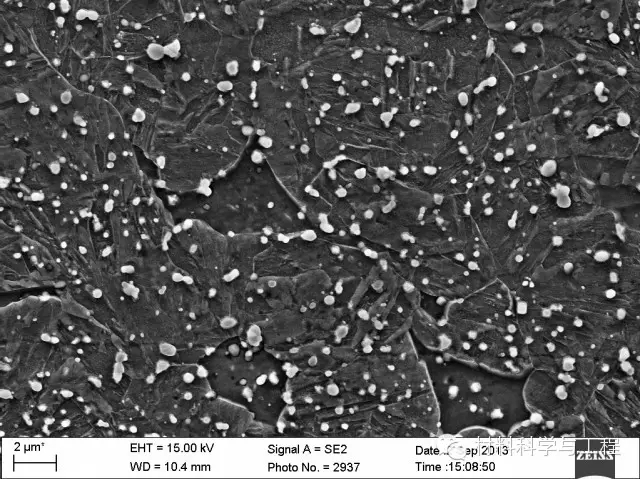
#> input picture moment/huMoment/test1.jpg, 640 x 479 px
$ python huMoment.py   (Python 2 division)
#> lines starting #> are read from the running program, lines starting #| are printed output that depends on the picture; long printed decimals are rounded
# coding: utf-8
from __future__ import division  # 使用精确除法，即保留小数
import math
import cv2  # 暂时用opencv读取图片进行测试
# from PIL import Image # 我电脑上用不了这个包


# -------------------------------------- 计算Hu矩------------------------------
# i是行数, j是列数, 从0开始
# 调用接口是result = huMoment(image), image是200 * 300的矩阵, 下面有测试用例


# 求几何矩mpq
def mpq(p, q, image, height, width):
    m = 0L
    for i in range(0, height):
        for j in range(0, width):
            m += (i ** p) * (j ** q) * image[i][j]  # i行,j列
    return m


# 求中心矩upq
def upq(p, q, image, height, width, x0, y0):
    u = 0L
    for i in range(0, height):
        for j in range(0, width):
            u += ((i - x0) ** p) * ((j - y0) ** q) * image[i][j]  # i行,j列
    return u


# 规格化中心矩
def npq(p, q, upq_f, u00):
    r = ((p + q)/2) + 1  # ????要不要加1, 有的文献加1, 有的没加
    n = (upq_f/(u00 ** r))
    return n


# 求Hu矩的函数
def huMoment(image):
    height = 200
    width = 300

    m00 = mpq(0, 0, image, height, width)
    m01 = mpq(0, 1, image, height, width)
    m02 = mpq(0, 2, image, height, width)
    m03 = mpq(0, 3, image, height, width)
    m10 = mpq(1, 0, image, height, width)
    m11 = mpq(1, 1, image, height, width)
    m12 = mpq(1, 2, image, height, width)
    m20 = mpq(2, 0, image, height, width)
    m21 = mpq(2, 1, image, height, width)
    m30 = mpq(3, 0, image, height, width)

    x0 = int(m10 / m00 + 0.5)
    y0 = int(m01 / m00 + 0.5)

    u00 = upq(0, 0, image, height, width, x0, y0)
    u01 = upq(0, 1, image, height, width, x0, y0)
    u02 = upq(0, 2, image, height, width, x0, y0)
    u03 = upq(0, 3, image, height, width, x0, y0)
    u10 = upq(1, 0, image, height, width, x0, y0)
    u11 = upq(1, 1, image, height, width, x0, y0)
    u12 = upq(1, 2, image, height, width, x0, y0)
    u20 = upq(2, 0, image, height, width, x0, y0)
    u21 = upq(2, 1, image, height, width, x0, y0)
    u30 = upq(3, 0, image, height, width, x0, y0)

    n00 = npq(0, 0, u00, u00)
    n01 = npq(0, 1, u01, u00)
    n02 = npq(0, 2, u02, u00)
    n03 = npq(0, 3, u03, u00)
    n10 = npq(1, 0, u10, u00)
    n11 = npq(1, 1, u11, u00)
    n12 = npq(1, 2, u12, u00)
    n20 = npq(2, 0, u20, u00)
    n21 = npq(2, 1, u21, u00)
    n30 = npq(3, 0, u30, u00)

    # 计算Hu矩
    num = 7
    ele1 = n20 + n02
    ele2 = ((n20 - n02) ** 2) + 4 * (n11 ** 2)
    ele3 = ((n20 - 3 * n12) ** 2) + 3 * ((n21 - n03) ** 2)
    ele4 = ((n30 + n12) ** 2) + ((n21 + n03) ** 2)
    ele5 = (n30 + 3 * n12) * (n30 + n12) * ((n30 + n12) ** 2 - 3 * ((n21 + n03) ** 2)) + (3 * n21 - n03) * (n21 + n03) * (3 * ((n30 + n12) ** 2)-(n21 + n03) ** 2)
    ele6 = (n20 - n02) * ((n30 + n12) ** 2 - (n21 + n03) ** 2) + 4 * n11 * (n30 + n12) * (n21 + n03)
    ele7 = (3 * n21 - n03) * (n30 + n12) * ((n30 + n12) ** 2 - 3 * ((n21 + n03) ** 2)) + (3 * n12 - n03) * (n21 + n03) * (3 * ((n30 + n12) ** 2)-(n21 + n03) ** 2)
    hu_moment = [[num], [math.log10(abs(ele1)), math.log10(abs(ele2)), math.log10(abs(ele3)), math.log10(abs(ele4)), math.log10(abs(ele5)), math.log10(abs(ele6)), math.log10(abs(ele7))]]
    # hu_moment = [[num], [ele1, ele2, ele3, ele4, ele5, ele6, ele7]] # 没有对结果取对数
    return hu_moment

# __________________________________________________________________________________________________________________________________________________
# #####################函数测试部分,使用OpenCV读取图像进行测试##############################################

# 读取图像
imgName = ['test1.jpg', 'test2.jpg', 'test3.jpg']
# 存储二维图像
imageSet = []

for name in imgName:
    # 读取图片
    img = cv2.imread(name, cv2.IMREAD_GRAYSCALE)
#> img is the input picture: shape (479, 640); min 0, max 255, mean 86.7
    # 统一尺寸
    img = cv2.resize(img, (300, 200))
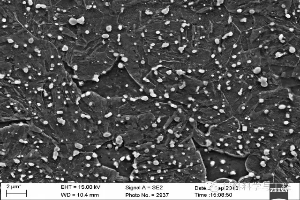
#> img: shape (200, 300); min 1, max 255, mean 86.5
    # 将图像转换为二维数组格式
    sp = img.shape
#> sp = (200, 300)
    height = sp[0]
#> height = 200
    width = sp[1]
#> width = 300
    image = []
    for i in range(0, height):
        image_width = []
        for j in range(0, width):
            image_width.append(img[i][j])
        image.append(image_width)
#> after the loop, image = 200 items
    # 将二维图像存储
    imageSet.append(image)
#> pass 2 of the loop `for name in imgName:`:
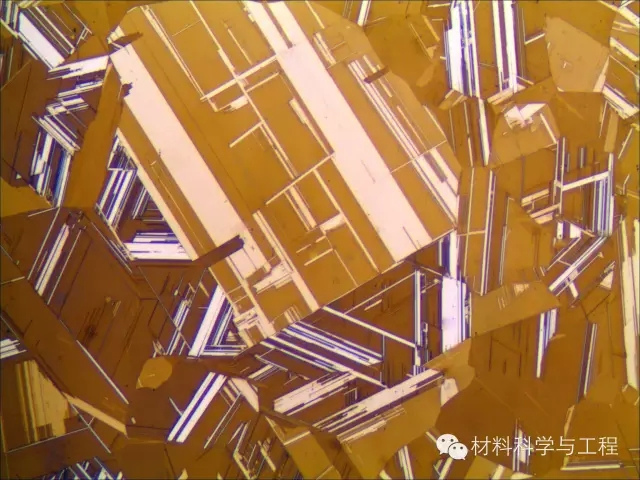
#> input picture moment/huMoment/test2.jpg, 640 x 480 px
#> `img = cv2.imread(name, cv2.IMREAD_GRAYSCALE)`:
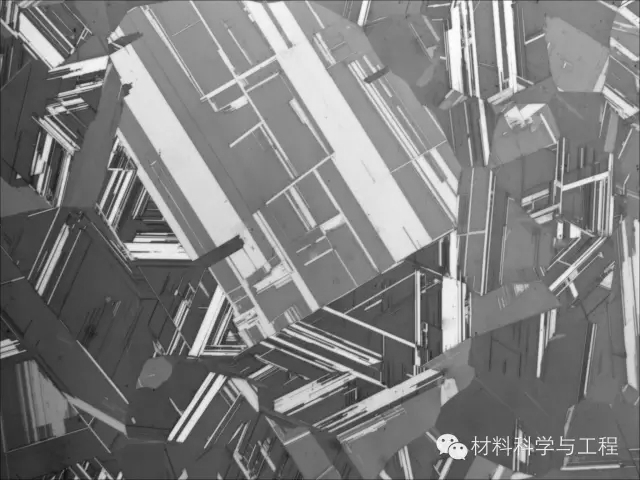
#> img: shape (480, 640); min 14, max 255, mean 126.6
#> `img = cv2.resize(img, (300, 200))`:
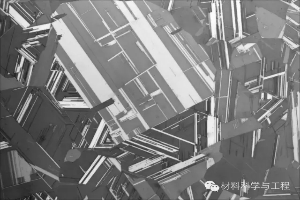
#> img: shape (200, 300); min 19, max 254, mean 126.6
#> pass 3 of the loop `for name in imgName:`:
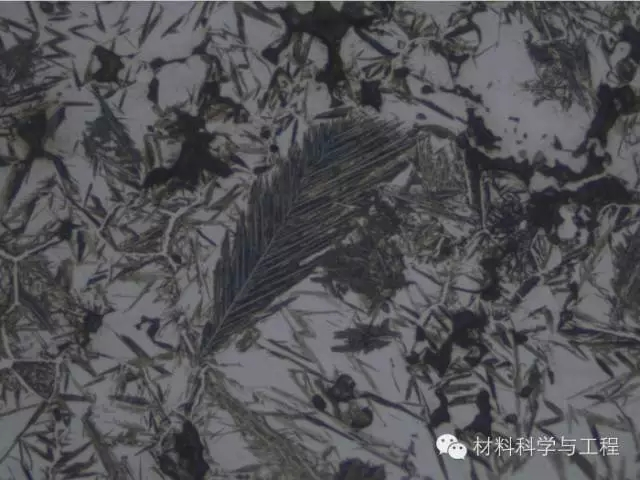
#> input picture moment/huMoment/test3.jpg, 640 x 480 px
#> `img = cv2.resize(img, (300, 200))`:
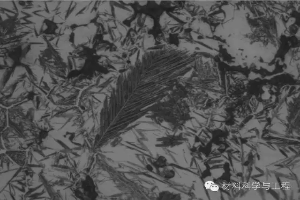
#> img: shape (200, 300); min 26, max 246, mean 82.9

# 算法入口
count = 1
results = []
for ima in imageSet:
    result = huMoment(ima)  # 测试Hu矩
    results.append(result)
#> this loop made 3 passes
#> (m00 in huMoment, m01 in huMoment, m02 in huMoment, m03 in huMoment, m10 in huMoment, m11 in huMoment, m12 in huMoment, m20 in huMoment) on passes 1 to 3: (5188960, 766047996, 151640058932, 33828357350070, 588268394, 86658501260, 17121024095476, 86842550870), (7594403, 1197783303, 239582092971, 53509327821213, 686039864, 109687358931, 22124532406321, 86278184788), (4973520, 747750080, 149579312778, 33638033994980, 506465482, 76774627170, 15429279205086, 69122051612)
#> after the loop, results = [[[7], [-2.66, -6.33, -6.25, -10.86, -21.72, -14.03, -22.18]], [[7], [-2.89, -6.67, -6.75, -11.08, -22.14, -15.03, -22.13]], [[7], [-2.66, -6.2, -6.3, -11.57, -23.23, -14.86, -23.81]]]

# 输出算法结果
for res in results:
    print "---------图片%d-Hu不变矩(取对数):" % count
    print res[0], res[1]
    count += 1
#> this loop made 3 passes
#> res on passes 1 to 3: [[7], [-2.66, -6.33, -6.25, -10.86, -21.72, -14.03, -22.18]], [[7], [-2.89, -6.67, -6.75, -11.08, -22.14, -15.03, -22.13]], [[7], [-2.66, -6.2, -6.3, -11.57, -23.23, -14.86, -23.81]]
#| ---------图片1-Hu不变矩(取对数):
#| [7] [-2.662, -6.331, -6.252, -10.864, -21.720, -14.029, -22.178]
#| ---------图片2-Hu不变矩(取对数):
#| [7] [-2.886, -6.674, -6.752, -11.084, -22.145, -15.033, -22.130]
#| ---------图片3-Hu不变矩(取对数):
#| [7] [-2.655, -6.200, -6.298, -11.573, -23.232, -14.856, -23.806]
#> after the loop, count = 4

# ################################################################################
